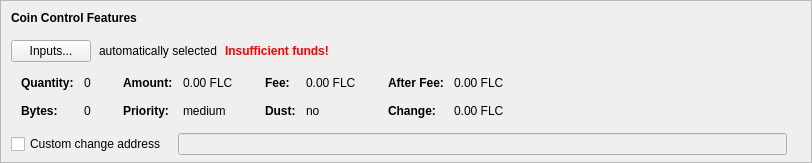
    <widget class="QFrame" name="frameCoinControl">
     <property name="sizePolicy">
      <sizepolicy hsizetype="Expanding" vsizetype="Expanding">
       <horstretch>0</horstretch>
       <verstretch>0</verstretch>
      </sizepolicy>
     </property>
     <property name="maximumSize">
      <size>
       <width>16777215</width>
       <height>16777215</height>
      </size>
     </property>
     <property name="frameShape">
      <enum>QFrame::StyledPanel</enum>
     </property>
     <property name="frameShadow">
      <enum>QFrame::Sunken</enum>
     </property>
     <layout class="QVBoxLayout" name="verticalLayoutCoinControl2">
      <property name="spacing">
       <number>0</number>
      </property>
      <property name="leftMargin">
       <number>0</number>
      </property>
      <property name="topMargin">
       <number>0</number>
      </property>
      <property name="rightMargin">
       <number>0</number>
      </property>
      <property name="bottomMargin">
       <number>6</number>
      </property>
      <item>
       <layout class="QVBoxLayout" name="verticalLayoutCoinControl" stretch="0,0,0,0,1">
        <property name="spacing">
         <number>0</number>
        </property>
        <property name="leftMargin">
         <number>10</number>
        </property>
        <property name="topMargin">
         <number>10</number>
        </property>
        <item>
         <layout class="QHBoxLayout" name="horizontalLayoutCoinControl1">
          <property name="bottomMargin">
           <number>15</number>
          </property>
          <item>
           <widget class="QLabel" name="labelCoinControlFeatures">
            <property name="sizePolicy">
             <sizepolicy hsizetype="Preferred" vsizetype="Maximum">
              <horstretch>0</horstretch>
              <verstretch>0</verstretch>
             </sizepolicy>
            </property>
            <property name="font">
             <font>
              <weight>75</weight>
              <bold>true</bold>
             </font>
            </property>
            <property name="styleSheet">
             <string notr="true">font-weight:bold;</string>
            </property>
            <property name="text">
             <string>Coin Control Features</string>
            </property>
           </widget>
          </item>
         </layout>
        </item>
        <item>
         <layout class="QHBoxLayout" name="horizontalLayoutCoinControl2" stretch="0,0,0,0">
          <property name="spacing">
           <number>8</number>
          </property>
          <property name="bottomMargin">
           <number>10</number>
          </property>
          <item>
           <widget class="QPushButton" name="pushButtonCoinControl">
            <property name="styleSheet">
             <string notr="true"/>
            </property>
            <property name="text">
             <string>Inputs...</string>
            </property>
            <property name="autoDefault">
             <bool>false</bool>
            </property>
           </widget>
          </item>
          <item>
           <widget class="QLabel" name="labelCoinControlAutomaticallySelected">
            <property name="text">
             <string>automatically selected</string>
            </property>
            <property name="margin">
             <number>5</number>
            </property>
           </widget>
          </item>
          <item>
           <widget class="QLabel" name="labelCoinControlInsuffFunds">
            <property name="font">
             <font>
              <weight>75</weight>
              <bold>true</bold>
             </font>
            </property>
            <property name="styleSheet">
             <string notr="true">color:red;font-weight:bold;</string>
            </property>
            <property name="text">
             <string>Insufficient funds!</string>
            </property>
            <property name="margin">
             <number>5</number>
            </property>
           </widget>
          </item>
          <item>
           <spacer name="horizontalSpacerCoinControl">
            <property name="orientation">
             <enum>Qt::Horizontal</enum>
            </property>
            <property name="sizeHint" stdset="0">
             <size>
              <width>40</width>
              <height>1</height>
             </size>
            </property>
           </spacer>
          </item>
         </layout>
        </item>
        <item>
         <widget class="QWidget" name="widgetCoinControl" native="true">
          <property name="sizePolicy">
           <sizepolicy hsizetype="Preferred" vsizetype="Preferred">
            <horstretch>0</horstretch>
            <verstretch>0</verstretch>
           </sizepolicy>
          </property>
          <property name="minimumSize">
           <size>
            <width>0</width>
            <height>0</height>
           </size>
          </property>
          <property name="styleSheet">
           <string notr="true"/>
          </property>
          <layout class="QHBoxLayout" name="horizontalLayoutCoinControl5">
           <property name="leftMargin">
            <number>0</number>
           </property>
           <property name="topMargin">
            <number>0</number>
           </property>
           <property name="rightMargin">
            <number>0</number>
           </property>
           <property name="bottomMargin">
            <number>0</number>
           </property>
           <item>
            <layout class="QHBoxLayout" name="horizontalLayoutCoinControl3" stretch="0,0,0,1">
             <property name="spacing">
              <number>20</number>
             </property>
             <property name="topMargin">
              <number>0</number>
             </property>
             <property name="bottomMargin">
              <number>10</number>
             </property>
             <item>
              <layout class="QFormLayout" name="formLayoutCoinControl1">
               <property name="horizontalSpacing">
                <number>10</number>
               </property>
               <property name="verticalSpacing">
                <number>14</number>
               </property>
               <property name="leftMargin">
                <number>10</number>
               </property>
               <property name="topMargin">
                <number>4</number>
               </property>
               <property name="rightMargin">
                <number>6</number>
               </property>
               <item row="0" column="0">
                <widget class="QLabel" name="labelCoinControlQuantityText">
                 <property name="font">
                  <font>
                   <weight>75</weight>
                   <bold>true</bold>
                  </font>
                 </property>
                 <property name="text">
                  <string>Quantity:</string>
                 </property>
                 <property name="margin">
                  <number>0</number>
                 </property>
                </widget>
               </item>
               <item row="0" column="1">
                <widget class="QLabel" name="labelCoinControlQuantity">
                 <property name="cursor">
                  <cursorShape>IBeamCursor</cursorShape>
                 </property>
                 <property name="contextMenuPolicy">
                  <enum>Qt::ActionsContextMenu</enum>
                 </property>
                 <property name="text">
                  <string notr="true">0</string>
                 </property>
                 <property name="margin">
                  <number>0</number>
                 </property>
                 <property name="textInteractionFlags">
                  <set>Qt::LinksAccessibleByMouse|Qt::TextSelectableByKeyboard|Qt::TextSelectableByMouse</set>
                 </property>
                </widget>
               </item>
               <item row="1" column="0">
                <widget class="QLabel" name="labelCoinControlBytesText">
                 <property name="font">
                  <font>
                   <weight>75</weight>
                   <bold>true</bold>
                  </font>
                 </property>
                 <property name="text">
                  <string>Bytes:</string>
                 </property>
                </widget>
               </item>
               <item row="1" column="1">
                <widget class="QLabel" name="labelCoinControlBytes">
                 <property name="cursor">
                  <cursorShape>IBeamCursor</cursorShape>
                 </property>
                 <property name="contextMenuPolicy">
                  <enum>Qt::ActionsContextMenu</enum>
                 </property>
                 <property name="text">
                  <string notr="true">0</string>
                 </property>
                 <property name="textInteractionFlags">
                  <set>Qt::LinksAccessibleByMouse|Qt::TextSelectableByKeyboard|Qt::TextSelectableByMouse</set>
                 </property>
                </widget>
               </item>
              </layout>
             </item>
             <item>
              <layout class="QFormLayout" name="formLayoutCoinControl2">
               <property name="horizontalSpacing">
                <number>10</number>
               </property>
               <property name="verticalSpacing">
                <number>14</number>
               </property>
               <property name="leftMargin">
                <number>6</number>
               </property>
               <property name="topMargin">
                <number>4</number>
               </property>
               <property name="rightMargin">
                <number>6</number>
               </property>
               <item row="0" column="0">
                <widget class="QLabel" name="labelCoinControlAmountText">
                 <property name="font">
                  <font>
                   <weight>75</weight>
                   <bold>true</bold>
                  </font>
                 </property>
                 <property name="text">
                  <string>Amount:</string>
                 </property>
                 <property name="margin">
                  <number>0</number>
                 </property>
                </widget>
               </item>
               <item row="0" column="1">
                <widget class="QLabel" name="labelCoinControlAmount">
                 <property name="cursor">
                  <cursorShape>IBeamCursor</cursorShape>
                 </property>
                 <property name="contextMenuPolicy">
                  <enum>Qt::ActionsContextMenu</enum>
                 </property>
                 <property name="text">
                  <string notr="true">0.00 FLC</string>
                 </property>
                 <property name="textInteractionFlags">
                  <set>Qt::LinksAccessibleByMouse|Qt::TextSelectableByKeyboard|Qt::TextSelectableByMouse</set>
                 </property>
                </widget>
               </item>
               <item row="1" column="0">
                <widget class="QLabel" name="labelCoinControlPriorityText">
                 <property name="font">
                  <font>
                   <weight>75</weight>
                   <bold>true</bold>
                  </font>
                 </property>
                 <property name="text">
                  <string>Priority:</string>
                 </property>
                </widget>
               </item>
               <item row="1" column="1">
                <widget class="QLabel" name="labelCoinControlPriority">
                 <property name="cursor">
                  <cursorShape>IBeamCursor</cursorShape>
                 </property>
                 <property name="contextMenuPolicy">
                  <enum>Qt::ActionsContextMenu</enum>
                 </property>
                 <property name="text">
                  <string notr="true">medium</string>
                 </property>
                 <property name="textInteractionFlags">
                  <set>Qt::LinksAccessibleByMouse|Qt::TextSelectableByKeyboard|Qt::TextSelectableByMouse</set>
                 </property>
                </widget>
               </item>
              </layout>
             </item>
             <item>
              <layout class="QFormLayout" name="formLayoutCoinControl3">
               <property name="horizontalSpacing">
                <number>10</number>
               </property>
               <property name="verticalSpacing">
                <number>14</number>
               </property>
               <property name="leftMargin">
                <number>6</number>
               </property>
               <property name="topMargin">
                <number>4</number>
               </property>
               <property name="rightMargin">
                <number>6</number>
               </property>
               <item row="0" column="0">
                <widget class="QLabel" name="labelCoinControlFeeText">
                 <property name="font">
                  <font>
                   <weight>75</weight>
                   <bold>true</bold>
                  </font>
                 </property>
                 <property name="text">
                  <string>Fee:</string>
                 </property>
                 <property name="margin">
                  <number>0</number>
                 </property>
                </widget>
               </item>
               <item row="0" column="1">
                <widget class="QLabel" name="labelCoinControlFee">
                 <property name="cursor">
                  <cursorShape>IBeamCursor</cursorShape>
                 </property>
                 <property name="contextMenuPolicy">
                  <enum>Qt::ActionsContextMenu</enum>
                 </property>
                 <property name="text">
                  <string notr="true">0.00 FLC</string>
                 </property>
                 <property name="textInteractionFlags">
                  <set>Qt::LinksAccessibleByMouse|Qt::TextSelectableByKeyboard|Qt::TextSelectableByMouse</set>
                 </property>
                </widget>
               </item>
               <item row="1" column="0">
                <widget class="QLabel" name="labelCoinControlLowOutputText">
                 <property name="font">
                  <font>
                   <weight>75</weight>
                   <bold>true</bold>
                  </font>
                 </property>
                 <property name="text">
                  <string>Dust:</string>
                 </property>
                </widget>
               </item>
               <item row="1" column="1">
                <widget class="QLabel" name="labelCoinControlLowOutput">
                 <property name="cursor">
                  <cursorShape>IBeamCursor</cursorShape>
                 </property>
                 <property name="contextMenuPolicy">
                  <enum>Qt::ActionsContextMenu</enum>
                 </property>
                 <property name="text">
                  <string notr="true">no</string>
                 </property>
                 <property name="textInteractionFlags">
                  <set>Qt::LinksAccessibleByMouse|Qt::TextSelectableByKeyboard|Qt::TextSelectableByMouse</set>
                 </property>
                </widget>
               </item>
              </layout>
             </item>
             <item>
              <layout class="QFormLayout" name="formLayoutCoinControl4">
               <property name="horizontalSpacing">
                <number>10</number>
               </property>
               <property name="verticalSpacing">
                <number>14</number>
               </property>
               <property name="leftMargin">
                <number>6</number>
               </property>
               <property name="topMargin">
                <number>4</number>
               </property>
               <property name="rightMargin">
                <number>6</number>
               </property>
               <item row="0" column="0">
                <widget class="QLabel" name="labelCoinControlAfterFeeText">
                 <property name="font">
                  <font>
                   <weight>75</weight>
                   <bold>true</bold>
                  </font>
                 </property>
                 <property name="text">
                  <string>After Fee:</string>
                 </property>
                 <property name="margin">
                  <number>0</number>
                 </property>
                </widget>
               </item>
               <item row="0" column="1">
                <widget class="QLabel" name="labelCoinControlAfterFee">
                 <property name="cursor">
                  <cursorShape>IBeamCursor</cursorShape>
                 </property>
                 <property name="contextMenuPolicy">
                  <enum>Qt::ActionsContextMenu</enum>
                 </property>
                 <property name="text">
                  <string notr="true">0.00 FLC</string>
                 </property>
                 <property name="textInteractionFlags">
                  <set>Qt::LinksAccessibleByMouse|Qt::TextSelectableByKeyboard|Qt::TextSelectableByMouse</set>
                 </property>
                </widget>
               </item>
               <item row="1" column="0">
                <widget class="QLabel" name="labelCoinControlChangeText">
                 <property name="font">
                  <font>
                   <weight>75</weight>
                   <bold>true</bold>
                  </font>
                 </property>
                 <property name="text">
                  <string>Change:</string>
                 </property>
                </widget>
               </item>
               <item row="1" column="1">
                <widget class="QLabel" name="labelCoinControlChange">
                 <property name="cursor">
                  <cursorShape>IBeamCursor</cursorShape>
                 </property>
                 <property name="contextMenuPolicy">
                  <enum>Qt::ActionsContextMenu</enum>
                 </property>
                 <property name="text">
                  <string notr="true">0.00 FLC</string>
                 </property>
                 <property name="textInteractionFlags">
                  <set>Qt::LinksAccessibleByMouse|Qt::TextSelectableByKeyboard|Qt::TextSelectableByMouse</set>
                 </property>
                </widget>
               </item>
              </layout>
             </item>
            </layout>
           </item>
          </layout>
         </widget>
        </item>
        <item>
         <layout class="QHBoxLayout" name="horizontalLayoutCoinControl4" stretch="0,0,0">
          <property name="spacing">
           <number>12</number>
          </property>
          <property name="sizeConstraint">
           <enum>QLayout::SetDefaultConstraint</enum>
          </property>
          <property name="topMargin">
           <number>5</number>
          </property>
          <property name="rightMargin">
           <number>5</number>
          </property>
          <item>
           <widget class="QCheckBox" name="checkBoxCoinControlChange">
            <property name="toolTip">
             <string>If this is activated, but the change address is empty or invalid, change will be sent to a newly generated address.</string>
            </property>
            <property name="text">
             <string>Custom change address</string>
            </property>
           </widget>
          </item>
          <item>
           <widget class="QValidatedLineEdit" name="lineEditCoinControlChange">
            <property name="enabled">
             <bool>false</bool>
            </property>
            <property name="sizePolicy">
             <sizepolicy hsizetype="Expanding" vsizetype="Fixed">
              <horstretch>0</horstretch>
              <verstretch>0</verstretch>
             </sizepolicy>
            </property>
           </widget>
          </item>
          <item>
           <widget class="QLabel" name="labelCoinControlChangeLabel">
            <property name="sizePolicy">
             <sizepolicy hsizetype="Preferred" vsizetype="Expanding">
              <horstretch>0</horstretch>
              <verstretch>0</verstretch>
             </sizepolicy>
            </property>
            <property name="minimumSize">
             <size>
              <width>0</width>
              <height>0</height>
             </size>
            </property>
            <property name="text">
             <string/>
            </property>
            <property name="margin">
             <number>3</number>
            </property>
           </widget>
          </item>
         </layout>
        </item>
        <item>
         <spacer name="verticalSpacerCoinControl">
          <property name="orientation">
           <enum>Qt::Vertical</enum>
          </property>
          <property name="sizeHint" stdset="0">
           <size>
            <width>800</width>
            <height>1</height>
           </size>
          </property>
         </spacer>
        </item>
       </layout>
      </item>
     </layout>
    </widget>
